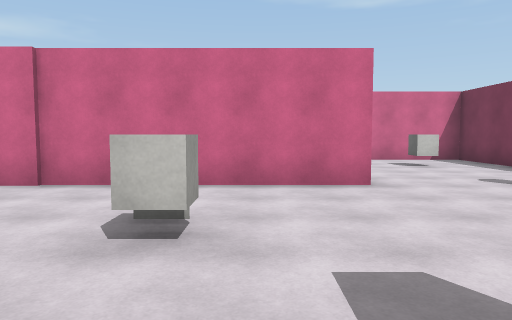
[1] (above)

18 first-person views from a walk through a scene from a Unity 3-D project. The camera is 1.5 m above the floor, tilts 4° down and sees 70° across. The floor is counted in squares, 2 m on a side. Each view is taken from the middle of a square. On the plan, view 1 faces up. The plan holds only what a view shows up to about 11 squares ahead; the rest is blank. The place goes on beyond the plan. Surface patterns are stand-ins for the level's own textures.

[2]
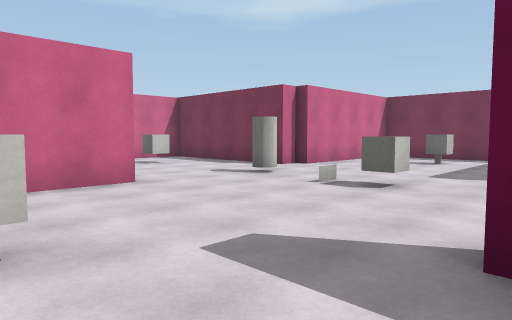

[3]
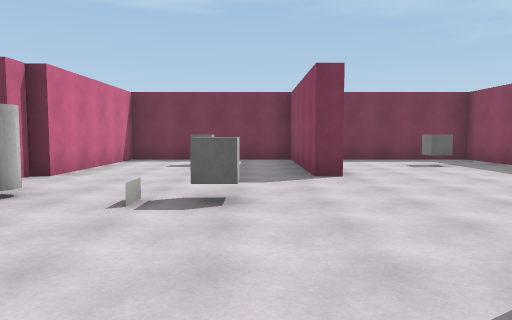

[4]
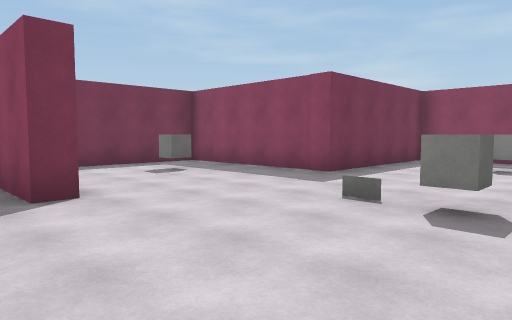

[5]
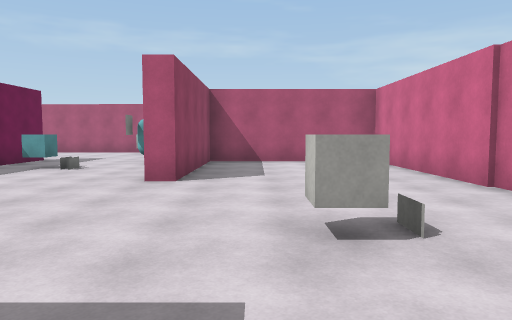

[6]
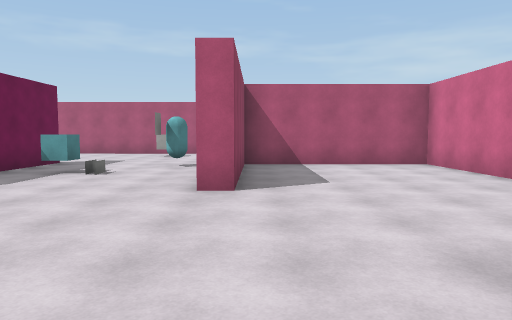

[7]
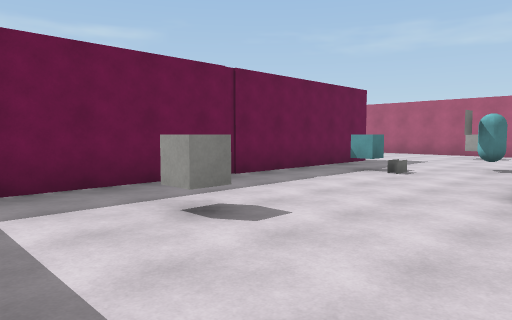

[8]
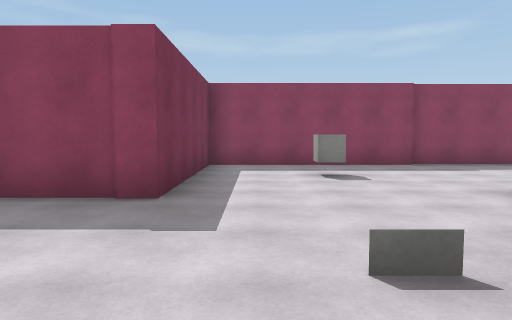

[9]
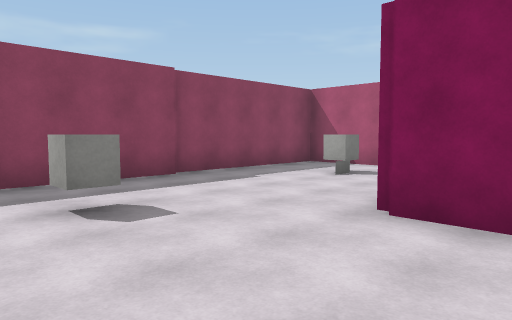

[10]
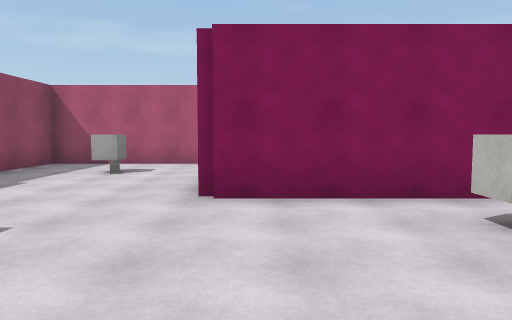

[11]
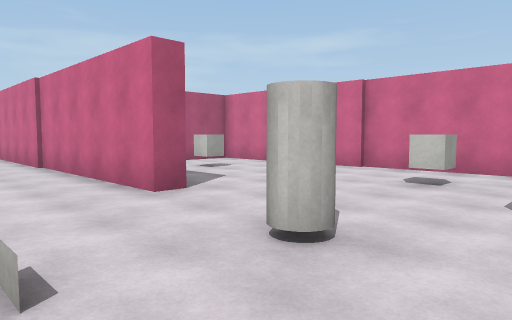

[12]
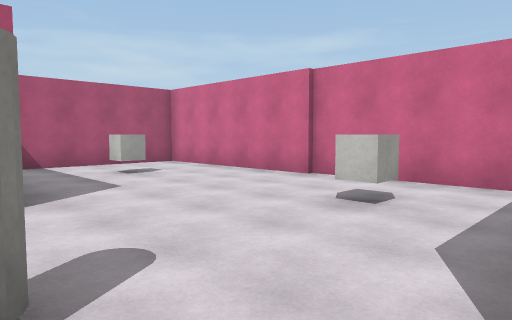

[13]
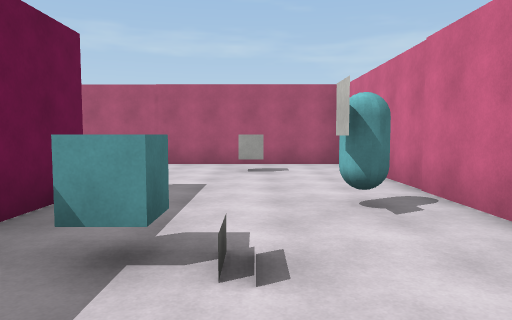

[14]
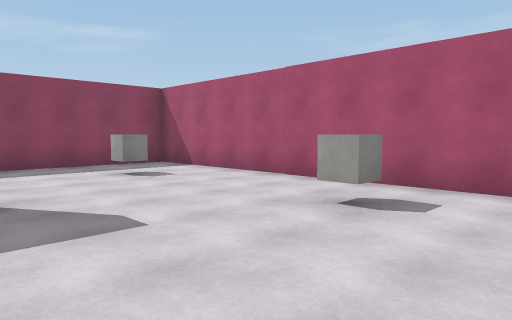

[15]
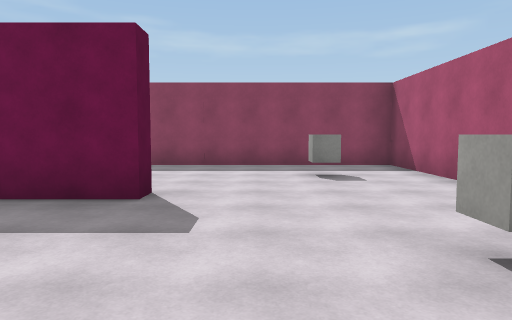

[16]
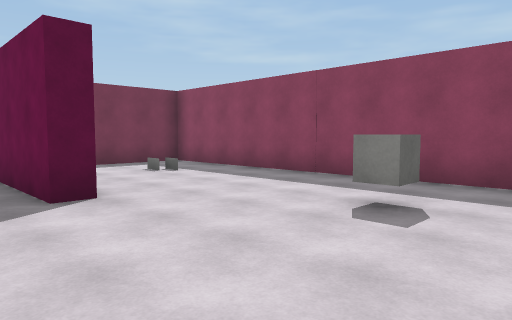

[17]
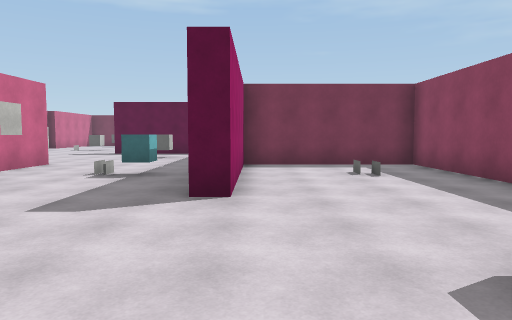

[18]
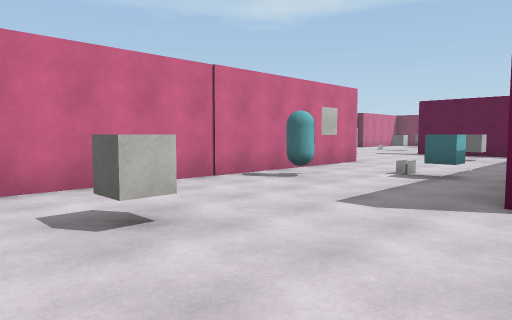

### Floor plan
Points are (right, up) in squares from view 1. A wall is a line through its corners. A room is listed if a view was taken in it or the views show most of it. See-through windows are left out.
Room 1 (views 1, 2, 3, 4, 5, 6, 7, 8, 9, 10, 11, 12, 13, 14, 15, 16, 17, 18)
walls: (1.7, -1) (1.7, -4.8); (-4.2, -4.7) (-8.7, -4.7) (-8.7, -4.2) (0.1, -4.2); (-3.4, -5.4) (-3.4, -9.2) (1.1, -9.2); (1.7, 6) (1.7, 5.4) (-8.2, 5.4) (-8.2, 0.7) (-3.8, 0.7) (-3.8, 0.2) (-12.1, 0.2); (6.5, 0.4) (6.5, 0.9) (10.9, 0.9) (10.9, 5.7) (6.5, 5.7) (6.5, 6) (6, 6); (1.1, -9) (6.1, -9) (6.1, -4.2) (10.9, -4.2) (10.9, -0.5); (6.1, 7.1) (6.1, 10.8) (-3, 10.8) (-3, 6.9); (-13.3, 0.1) (-13.3, -9) (-3.9, -9) (-3.9, -4.6)
ways out: gap at (1, -10)
objects: cube (-12, -2); cube (-11, -7); capsule (-8, -1); cube (-6, -3); cube (-1, -7); cube (-1, -2); cube (-1, 3); cube (-1, 8); cube (3, -2); cube (4, -7); cube (4, 3); cylinder (4, 5); cube (4, 9); cube (9, -2); cube (9, 3)

Positions as (right, up) in squares from view 1, and headings:
1: (0, 0), facing up
2: (-1, 0), facing up-right
3: (0, 2), facing right
4: (2, 2), facing down-right
5: (2, 2), facing left
6: (1, 1), facing left
7: (1, 1), facing down-left
8: (5, 0), facing down
9: (5, -3), facing down-left
10: (6, -4), facing left
11: (6, 3), facing up-left
12: (6, 5), facing up-left
13: (-4, -2), facing left
14: (-8, 0), facing down-left
15: (-10, 0), facing down
16: (-13, -3), facing down-right
17: (-13, -5), facing right
18: (-13, -5), facing up-right
